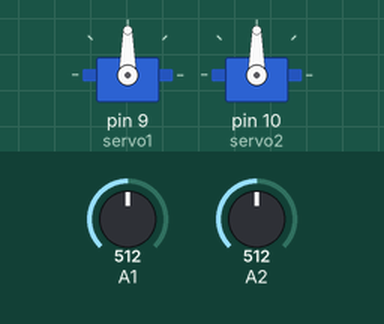
A sketch run on a simulated Arduino Uno, built with avr-gcc and run on an emulated ATmega328P. Parts: 2 × servo. The test bench sets the inputs (shaded band); at power-on: A1 = 512, A2 = 512.

Above: at 1.2 s.
1.3 s: A1 set to 716
At 2.2 s:
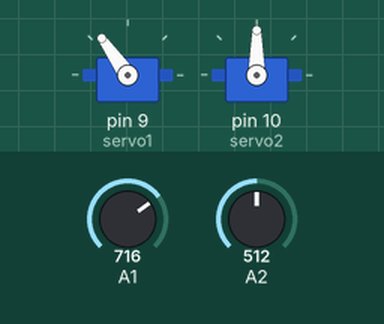
2.8 s: A2 set to 716
At 3.3 s:
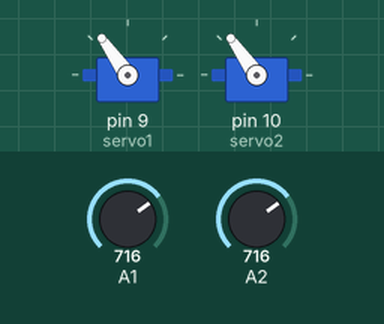
4.3 s: A1 set to 900
At 5.5 s:
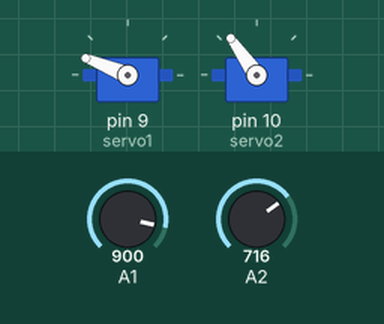
5.8 s: A2 set to 900
At 6.8 s:
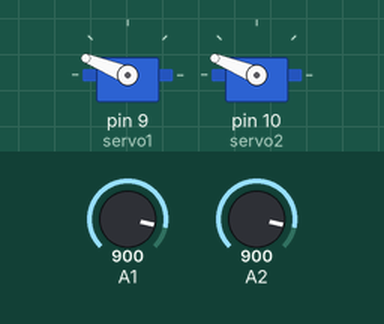
7.3 s: A1 set to 1023
At 7.9 s:
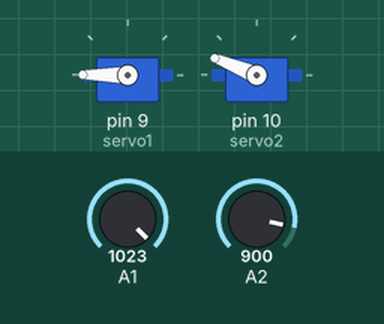
8.8 s: A2 set to 1023
At 9.1 s:
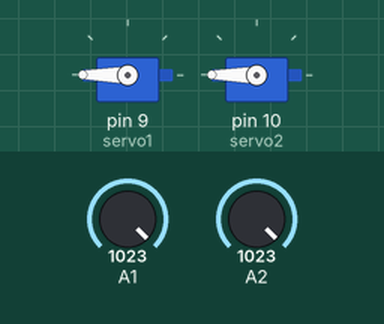
Timing chart, 0 to 11.3 s (numbered marks = the images above; inputs shaded):
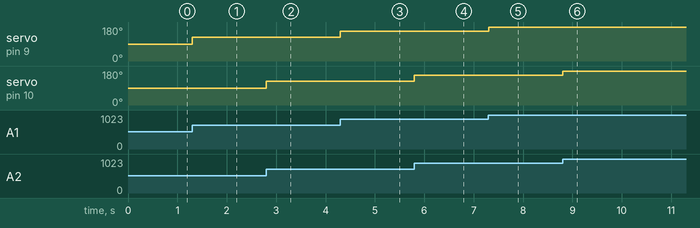

Measured:
- after the input at 1.3 s, servo on pin 9 (servo1): 90° → 125° at once
- after the input at 2.8 s, servo on pin 10 (servo2): 90° → 125° at once
- after the input at 4.3 s, servo on pin 9 (servo1): 125° → 158° at once
- after the input at 5.8 s, servo on pin 10 (servo2): 125° → 158° at once
- after the input at 7.3 s, servo on pin 9 (servo1): 158° → 180° at once
- after the input at 8.8 s, servo on pin 10 (servo2): 158° → 180° at once

The sketch:

servo-robot-kol.ino
```cpp
#include <Servo.h>

Servo servo1;
Servo servo2;

int x = 0;
int y = 0;

void setup() {
  servo1.attach(9);
  servo2.attach(10);
}

void loop() {
  x = analogRead(A1);
  y = analogRead(A2);

  servo1.write(map(x, 0, 1023, 0, 180));
  servo2.write(map(y, 0, 1023, 0, 180));
}
```
